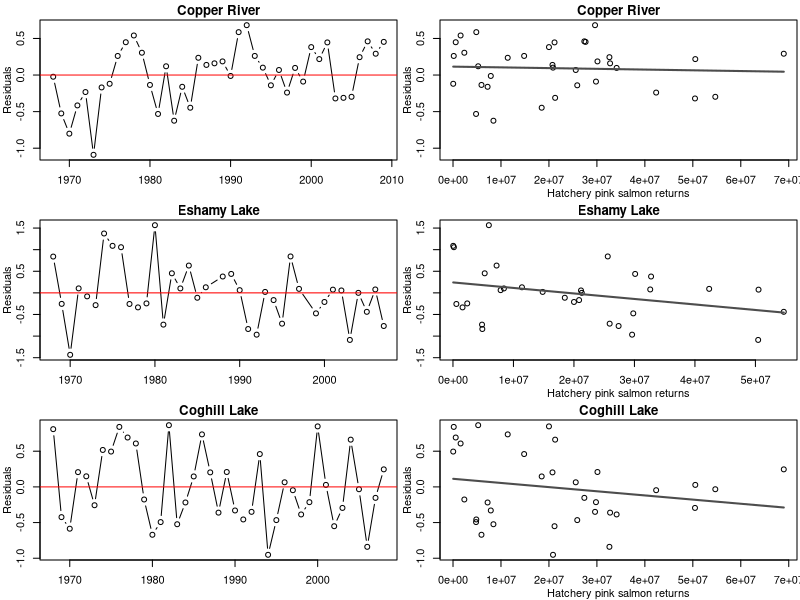

The R source for this figure:

# sockeye - pink figure for appendix
coghill = readxl::read_excel("data/salmon data/data for analysis/Coghill_Wild_Sockeye_final.xlsx")
coghill = as.data.frame(coghill)[,names(coghill)%in%c("BroodYear","Escapement","RecPerSpawn","ad.hatchPinkRun.lag2")]
coghill$logRS = log(coghill$RecPerSpawn)

copper = readxl::read_excel("data/salmon data/data for analysis/Copper_Wild_Sockeye_final.xlsx")
copper = as.data.frame(copper)[,names(copper)%in%c("BroodYear","Escapement","RecPerSpawn","ad.hatchPinkRun.lag2")]
copper$logRS = log(copper$RecPerSpawn)

eshamy = readxl::read_excel("data/salmon data/data for analysis/Eshamy_Wild_Sockeye_final.xlsx")
eshamy = as.data.frame(eshamy)[,names(eshamy)%in%c("BroodYear","Escapement","RecPerSpawn","ad.hatchPinkRun.lag2")]
eshamy$logRS = log(as.numeric(eshamy$RecPerSpawn))
eshamy$Escapement = as.numeric(eshamy$Escapement)

copper.mod = lm(logRS ~ Escapement, data = copper[which(!is.na(copper$logRS)),])
eshamy.mod = lm(logRS ~ Escapement, data = eshamy[which(!is.na(eshamy$logRS)),])
coghill.mod = lm(logRS ~ Escapement, data = coghill[which(!is.na(coghill$logRS)),])

pdf("Figure S3 Sockeye_pink_RS.pdf")
par(mfrow = c(3,2), mai = c(0.4,0.4,0.2,0.03), mgp=c(2,1,0))
plot(copper$BroodYear[which(!is.na(copper$logRS))], residuals(copper.mod), main="Copper River", xlab="",ylab="Residuals",type="b")
abline(c(0,0),col="red")
plot(copper$ad.hatchPinkRun.lag2[which(!is.na(copper$logRS))], residuals(copper.mod), main="Copper River", xlab="Hatchery pink salmon returns",ylab="Residuals")
lm2 = lm(residuals(copper.mod) ~ copper$ad.hatchPinkRun.lag2[which(!is.na(copper$logRS))])
sorted = sort(copper$ad.hatchPinkRun.lag2[which(!is.na(copper$logRS))], index.return=T)
lines(sorted$x, lm2$fitted.values[sorted$ix], lwd=2,col="grey30")

plot(eshamy$BroodYear[which(!is.na(eshamy$logRS))], residuals(eshamy.mod), main="Eshamy Lake", xlab="",ylab="Residuals",type="b")
abline(c(0,0),col="red")
plot(eshamy$ad.hatchPinkRun.lag2[which(!is.na(eshamy$logRS))], residuals(eshamy.mod), main="Eshamy Lake",xlab="Hatchery pink salmon returns",ylab="Residuals")
lm2 = lm(residuals(eshamy.mod) ~ eshamy$ad.hatchPinkRun.lag2[which(!is.na(eshamy$logRS))])
sorted = sort(eshamy$ad.hatchPinkRun.lag2[which(!is.na(eshamy$logRS))], index.return=T)
lines(sorted$x, lm2$fitted.values[sorted$ix], lwd=2,col="grey30")

plot(coghill$BroodYear[which(!is.na(coghill$logRS))], residuals(coghill.mod), main="Coghill Lake", xlab="",ylab="Residuals",type="b")
abline(c(0,0),col="red")
plot(coghill$ad.hatchPinkRun.lag2[which(!is.na(coghill$logRS))], residuals(coghill.mod), main="Coghill Lake", xlab="Hatchery pink salmon returns",ylab="Residuals")
lm2 = lm(residuals(coghill.mod) ~ coghill$ad.hatchPinkRun.lag2[which(!is.na(coghill$logRS))])
sorted = sort(coghill$ad.hatchPinkRun.lag2[which(!is.na(coghill$logRS))], index.return=T)
lines(sorted$x, lm2$fitted.values[sorted$ix], lwd=2,col="grey30")

dev.off()
